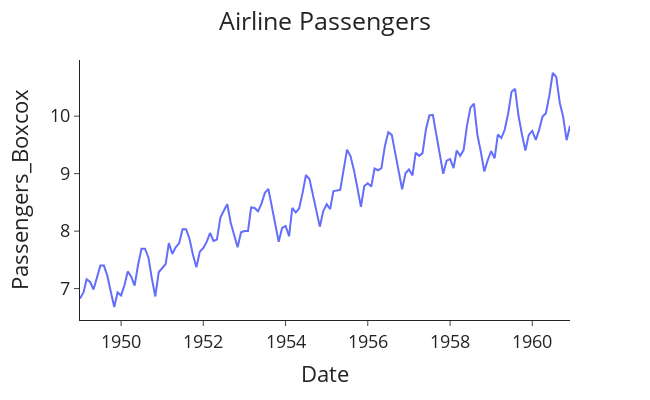

Notebook cell for this chart:
### Markdown cell above
The data is not stationary as there is a strong positive trend and the yearly seasonality fluctuations are increasing through time, hence the variance is increasing. For this modelling task we will be using the statsmodel package, which handily carries out differencing for us and produces a constant mean. However, we still need to apply the Box-Cox transform to retrieve a stabilised variance:

### Code cell
# Import packages 
from scipy.stats import boxcox

# Make the target variance stationary
data['Passengers_Boxcox'], lam = boxcox(data['#Passengers'])

# Plot the box-cox passenger data
plot_passenger_volumes(df=data, y='Passengers_Boxcox')

### Figure 1 — Plotly figure (JSON) as saved in the notebook; plotly's stock layout.template omitted (floating-point values rounded to 4 significant figures; data arrays with more than 128 entries replaced by an {"elided": "..."} marker saying what was removed)
{"data": [{"hovertemplate": "Date=%{x}<br>Passengers_Boxcox=%{y}<extra></extra>", "legendgroup": "", "line": {"color": "#636efa", "dash": "solid"}, "marker": {"symbol": "circle"}, "mode": "lines", "name": "", "orientation": "v", "showlegend": false, "type": "scatter", "x": {"elided": "144 str values"}, "xaxis": "x", "y": {"elided": "144 float values"}, "yaxis": "y"}], "layout": {"font": {"size": 18}, "height": 400, "legend": {"tracegroupgap": 0}, "margin": {"t": 60}, "title": {"text": "Airline Passengers", "x": 0.5}, "width": 650, "xaxis": {"anchor": "y", "domain": [0, 1], "title": {"text": "Date"}}, "yaxis": {"anchor": "x", "domain": [0, 1], "title": {"text": "Passengers_Boxcox"}}}}
